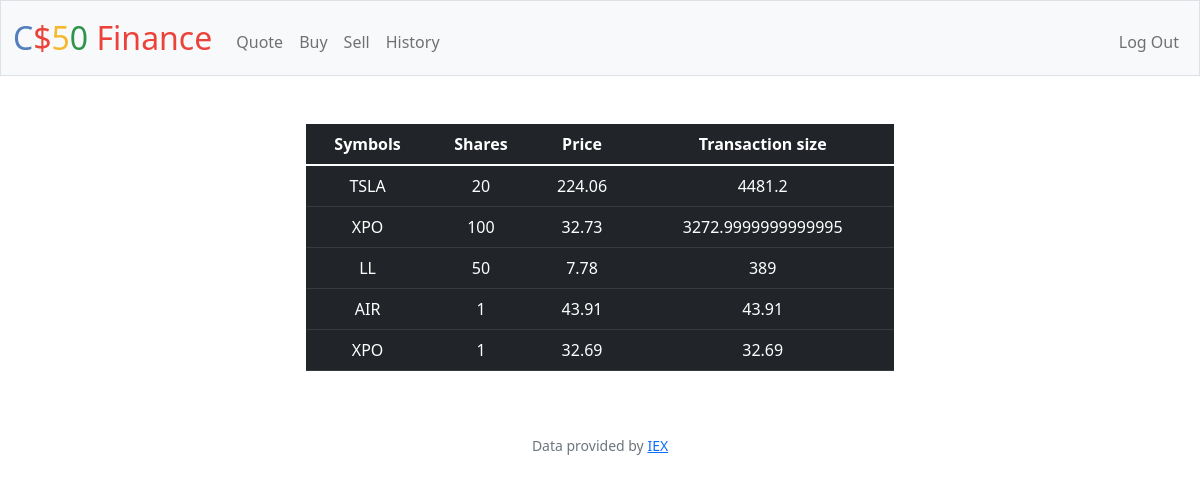
Page /history (signed in) on the earlier database version.
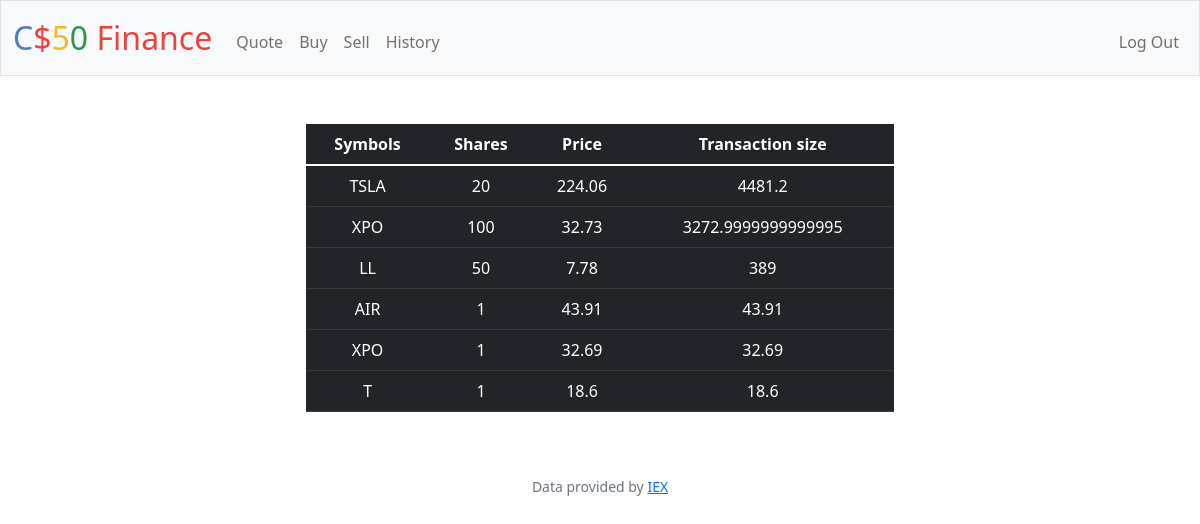
Same page on the later database version.
### tables this page shows
CREATE TABLE history (
                history_user_id INTEGER NOT NULL,
                history_id INTEGER PRIMARY KEY,
                name TEXT NOT NULL,
                symbol TEXT NOT NULL,
                shares INTEGER NOT NULL,
                price INTEGER NOT NULL,
                value_of_stock NUMERIC NOT NULL
            );

### app.py (the view)
@app.route("/history")
@login_required
def history():
    history_rows = db.execute("SELECT * FROM history WHERE history_user_id = ?", session["user_id"])
    return render_template("history.html", history_rows = history_rows)

### app.py (called while the page is built)
@app.after_request
def after_request(response):
    response.headers["Cache-Control"] = "no-cache, no-store, must-revalidate"
    response.headers["Expires"] = 0
    response.headers["Pragma"] = "no-cache"
    return response

### helpers.py (called while the page is built)
def login_required(f):
    @wraps(f)
    def decorated_function(*args, **kwargs):
        if session.get("user_id") is None:
            return redirect("/login")
        return f(*args, **kwargs)
    return decorated_function

### templates/history.html
{% extends "layout.html" %}
{% block main %}
<div class="mx-auto w-50">
<table class="table table-dark">
    <thead>
        <tr>
            <th>Symbols</th>
            <th>Shares</th>
            <th>Price</th>
            <th>Transaction size</th>
        </tr>
    </thead>
    <tbody>
        {% for dict in history_rows %}
            <tr>
                <td>{{dict.symbol}}</td>
                <td>{{dict.shares}}</td>
                <td>{{dict.price}}</td>
                <td>{{dict.value_of_stock}}</td>
            </tr>
        {% endfor %}
    </tbody>
</table>
{% endblock %}

Differences in the rows shown:
added history: symbol "T", shares "1", price "18.6", value_of_stock "18.6"
